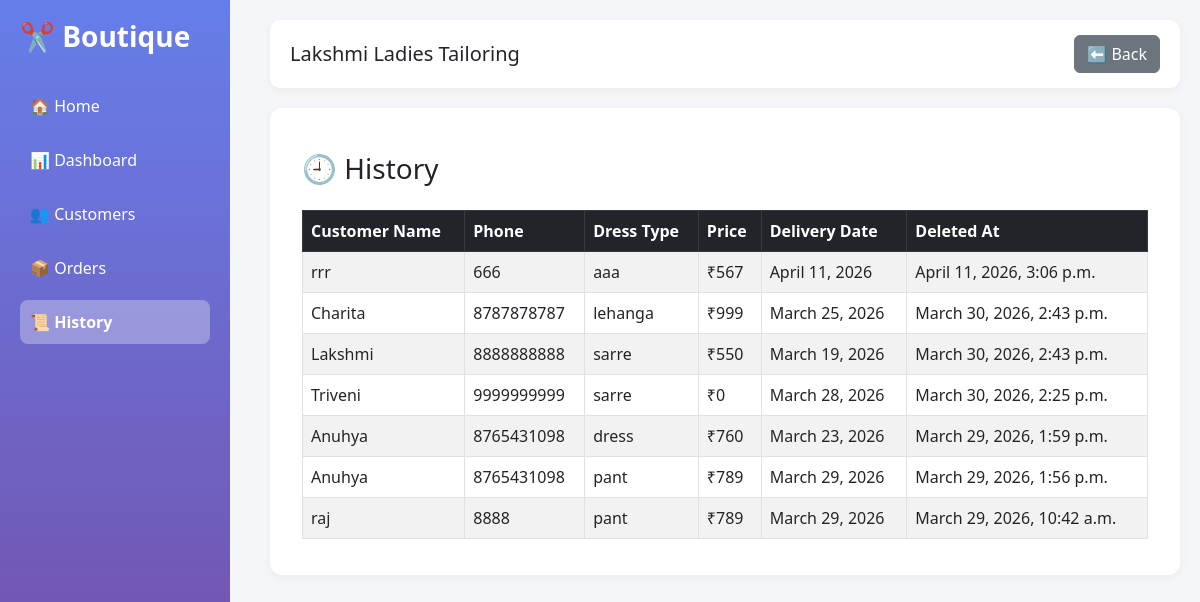
Before: /history/ with the older database file.
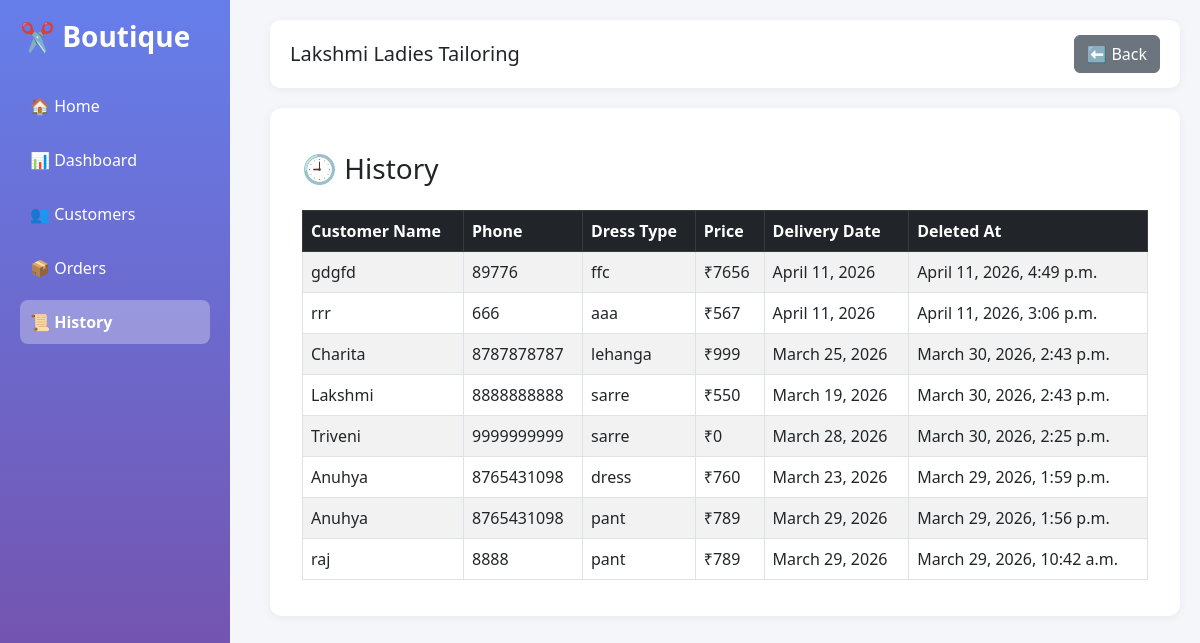
After: the same page with the newer database file.
### customers/models.py (models this page shows, shortened)
class History(models.Model):
    customer_name = models.CharField(max_length=100)
    phone = models.CharField(max_length=15)
    dress_type = models.CharField(max_length=100)
    price = models.IntegerField()
    delivery_date = models.DateField()
    deleted_at = models.DateTimeField(auto_now_add=True)

### customers/views.py (the view)
# urls.py: path('history/', history_list),
def history_list(request):
    history = History.objects.all().order_by('-deleted_at')
    return render(request, 'history_list.html', {'history': history})

### customers/templates/history_list.html
{% extends 'base.html' %}
{% block content %}
<div class="container mt-4">
    <h3 class="mb-4">🕘 History</h3>
    <table class="table table-bordered table-striped">
        <thead class="table-dark">
            <tr>
                <th>Customer Name</th>
                <th>Phone</th>
                <th>Dress Type</th>
                <th>Price</th>
                <th>Delivery Date</th>
                <th>Deleted At</th>
            </tr>
        </thead>
        <tbody>
            {% for h in history %}
            <tr>
                <td>{{ h.customer_name }}</td>
                <td>{{ h.phone }}</td>
                <td>{{ h.dress_type }}</td>
                <td>₹{{ h.price }}</td>
                <td>{{ h.delivery_date }}</td>
                <td>{{ h.deleted_at }}</td>
            </tr>
            {% empty %}
            <tr>
                <td colspan="6" class="text-center text-muted">
                    No history found
                </td>
            </tr>
            {% endfor %}
        </tbody>
    </table>
</div>
{% endblock %}

Changed rows visible on the page:
added History: customer_name "gdgfd", phone "89776", dress_type "ffc", price "7656", delivery_date "April 11, 2026", deleted_at "April 11, 2026, 4:49 p.m."
